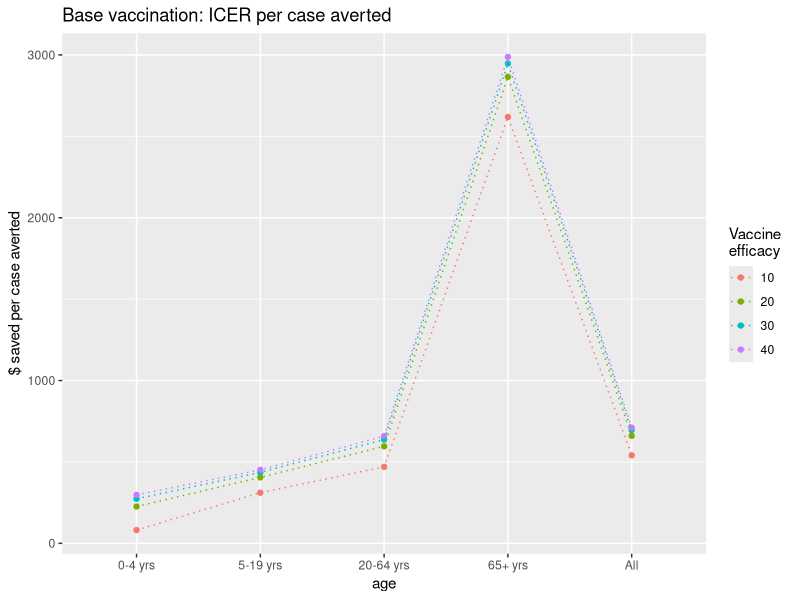
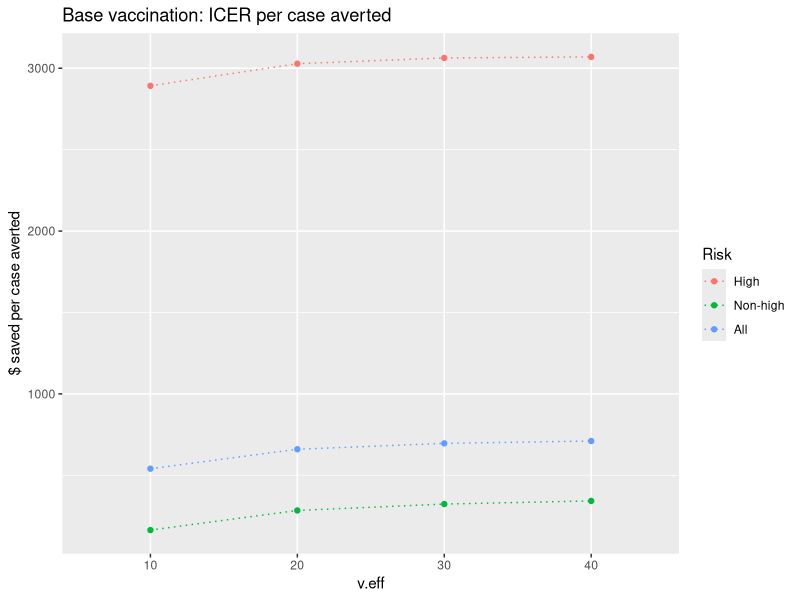
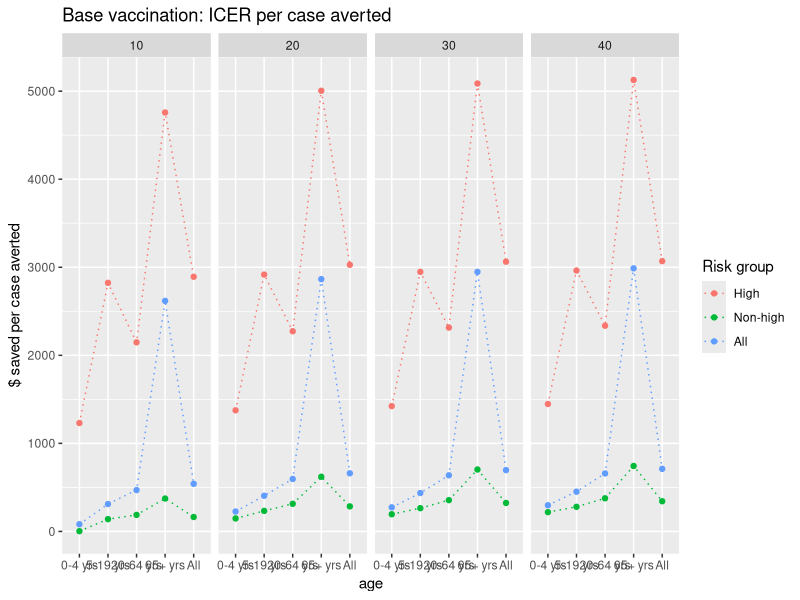
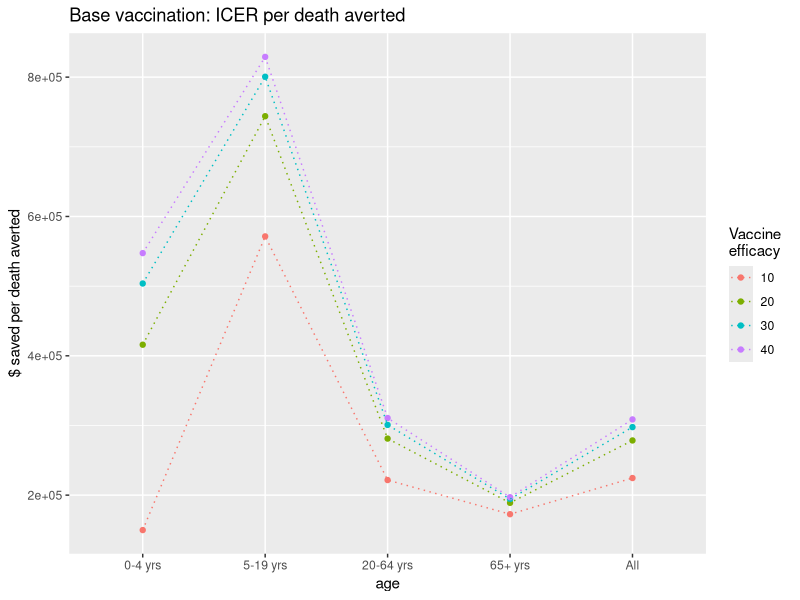
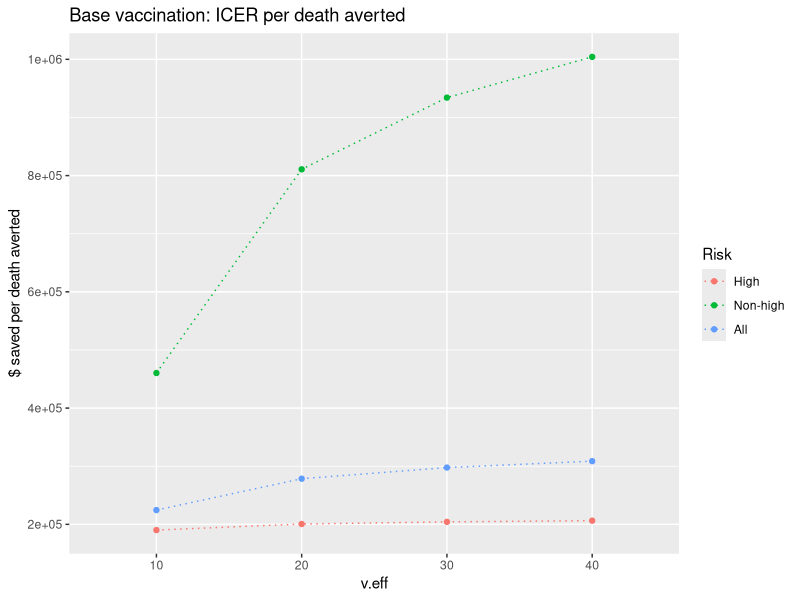
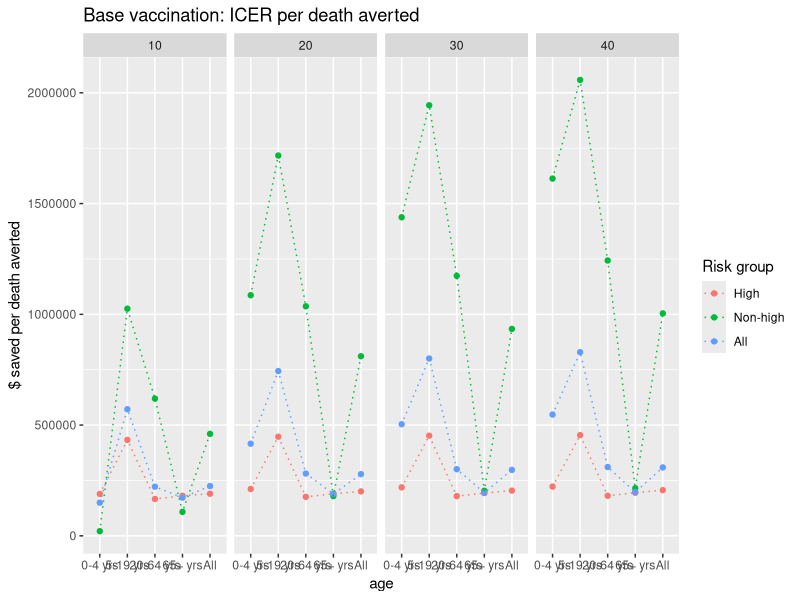
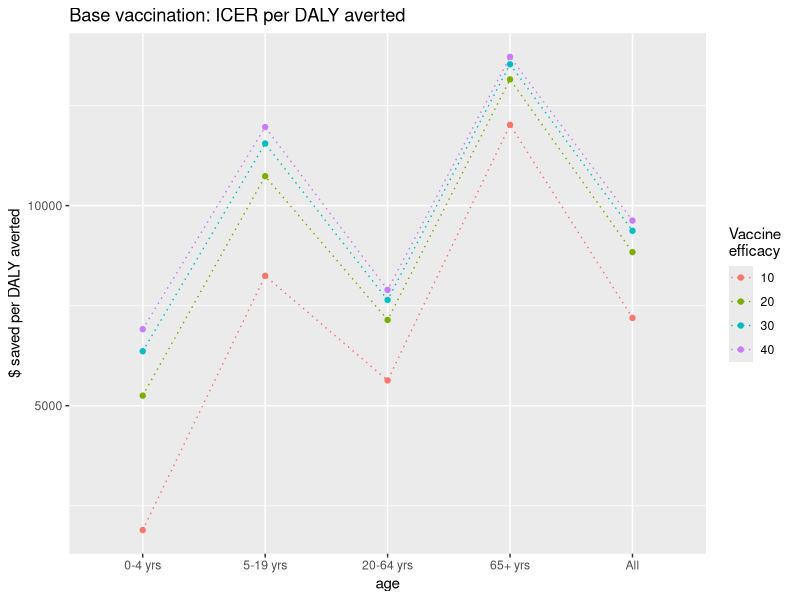
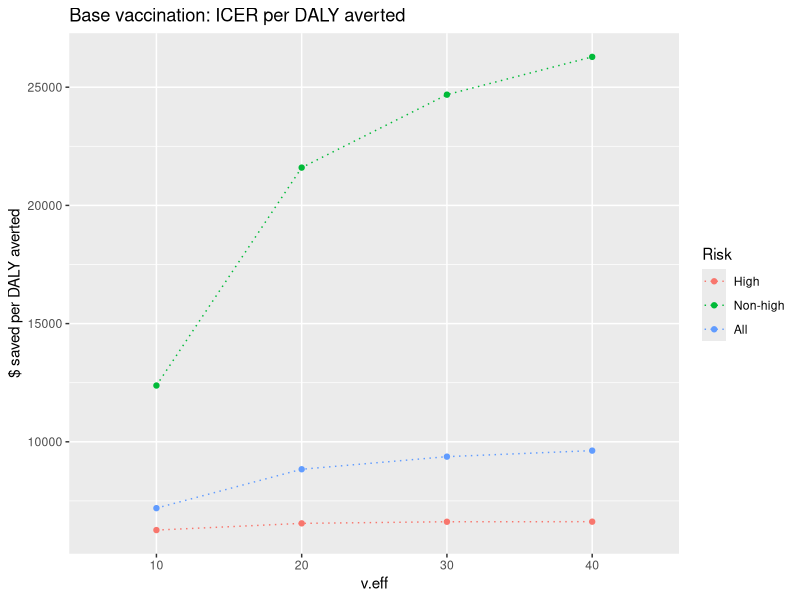

The R source for these figures, in order:
## ---- chunk 1
knitr::opts_chunk$set(
	echo = TRUE,
	warning = TRUE,
	cache = TRUE,
	tidy = TRUE
)
## ---- chunk 2
rm(list = ls(all.names = TRUE))
library(ggplot2); library(tidyr); library(dplyr)
library(knitr); library(rmarkdown)
## ---- chunk 3
data <- read.csv("df/icer-all.csv", as.is = TRUE)
df <- data[(data$scenario!="base"),]

df$cases.averted <- as.numeric(df$cases.averted)
df$cases.averted.per100k <- as.numeric(df$cases.averted.per100k)
df$icer.case.averted <- as.numeric(df$icer.case.averted)
df$deaths.averted <- as.numeric(df$deaths.averted)
df$deaths.averted.per100k <- as.numeric(df$ deaths.averted.per100k)
df$icer.death.averted <- as.numeric(df$icer.death.averted)
df$dalys <- as.numeric(df$dalys)
df$dalys.per100k <- as.numeric(df$dalys.per100k)
df$dalys.averted <- as.numeric(df$dalys.averted)
df$dalys.averted.per100k <- as.numeric(df$dalys.averted.per100k)
df$icer.daly.averted <- as.numeric(df$icer.daly.averted)
## ---- chunk 4
# subset relevant efficacies
df2 <- df[!(df$scenario == 'vaxbase' & df$v.eff %in% c(50, 60)),]
#table(df2$v.eff, useNA = 'always')

df3 <- df2[!(df2$scenario == 'vax70' & df2$v.eff %in% c(30,40)), ]
#table(df3$scenario, df3$v.eff, useNA = 'always')

# factors
df3$age <- factor(df3$age, levels = c("0-4 yrs", "5-19 yrs", "20-64 yrs", "65+ yrs", "All"))
df3$risk <- factor(df3$risk, levels = c("High", "Non-high", "All"))
df3$scenario <- factor(df3$scenario, levels = c("vaxbase", "vax70"))
df3$v.eff <- factor(df3$v.eff)
## ---- chunk 5
# subset scenario
df_base <- df3[(df3$scenario == 'vaxbase'),]
df_vax70 <- df3[(df3$scenario == 'vax70'),]

# age groups
age_df_base <- df_base[(df_base$risk == "All"),]
age_df_vax70 <- df_vax70[(df_vax70$risk == "All"),]

# risk groups
risk_df_base <- df_base[!(df_base$age == 'All'),]
risk_df_vax70 <- df_vax70[!(df_vax70$age == 'All'),]
## ---- chunk 6
# icer per case averted
ggplot(age_df_base, aes(x = age, y = icer.case.averted, color = v.eff, group = v.eff)) +
  geom_point() + geom_line(linetype = "dotted") + labs(color = "Vaccine \nefficacy") +
  ylab("$ saved per case averted") + ggtitle("Base vaccination: ICER per case averted")
ggplot(df_base[(df_base$age=="All"),], aes(x = v.eff, y = icer.case.averted, group = risk, color = risk)) +
  geom_point() + geom_line(linetype = "dotted") + labs(color = "Risk") +
  ylab("$ saved per case averted") + ggtitle("Base vaccination: ICER per case averted")
ggplot(df_base, aes(x = age, y = icer.case.averted, group = risk, color = risk)) +
  geom_point() + geom_line(linetype = "dotted") + labs(color = "Risk group") + 
  ylab("$ saved per case averted") + ggtitle("Base vaccination: ICER per case averted") + facet_grid(~ v.eff)

# icer per death averted
ggplot(age_df_base, aes(x = age, y = icer.death.averted, color = v.eff, group = v.eff)) +
  geom_point() + geom_line(linetype = "dotted") + labs(color = "Vaccine \nefficacy") + 
  ylab("$ saved per death averted") + ggtitle("Base vaccination: ICER per death averted")
ggplot(df_base[(df_base$age=="All"),], aes(x = v.eff, y = icer.death.averted, group = risk, color = risk)) +
  geom_point() + geom_line(linetype = "dotted") + labs(color = "Risk") +
  ylab("$ saved per death averted") + ggtitle("Base vaccination: ICER per death averted")
ggplot(df_base, aes(x = age, y = icer.death.averted, group = risk, color = risk)) +
  geom_point() + geom_line(linetype = "dotted") + labs(color = "Risk group") + 
  ylab("$ saved per death averted") + ggtitle("Base vaccination: ICER per death averted") + facet_grid(~ v.eff)

# icer per daly averted
ggplot(age_df_base, aes(x = age, y = icer.daly.averted, color = v.eff, group = v.eff)) +
  geom_point() + geom_line(linetype = "dotted") + labs(color = "Vaccine \nefficacy") + 
  ylab("$ saved per DALY averted") + ggtitle("Base vaccination: ICER per DALY averted")
ggplot(df_base[(df_base$age=="All"),], aes(x = v.eff, y = icer.daly.averted, group = risk, color = risk)) +
  geom_point() + geom_line(linetype = "dotted") + labs(color = "Risk") +
  ylab("$ saved per DALY averted") + ggtitle("Base vaccination: ICER per DALY averted")
ggplot(df_base, aes(x = age, y = icer.daly.averted, group = risk, color = risk)) +
  geom_point() + geom_line(linetype = "dotted") + labs(color = "Risk group") + 
  ylab("$ saved per DALY averted") + ggtitle("Base vaccination: ICER per DALY averted") + facet_grid(~ v.eff)
## ---- chunk 7
# age
g1 <- ggplot(age_df_base, aes(x = age, group = v.eff, color = v.eff)) +
  geom_point() + geom_line(linetype = "dotted") + labs(x = "Age group", color = "Vaccine \nefficacy")
# risk
g2 <- ggplot(df_base[(df_base$age=="All"),], aes(x = v.eff, group = risk, color = risk)) +
  geom_point() + geom_line(linetype = "dotted") + labs(x = "Vaccine efficacy", color = "Risk group")

g3 <- ggplot(risk_df_base, aes(x = age, group = risk, color = risk)) +
  geom_point() + geom_line(linetype = "dotted") + labs(x = "Age group", color = "Risk group") +
  facet_grid(~ v.eff)
## ---- chunk 8
# age groups
g1 + aes(y = cases) + labs(y = "Cases", title = "Base vaccination: Cases")
g1 + aes(y = cases.per100k) + labs(y = "Cases per 100k", title = "Base vaccination: Cases per 100k")
g1 + aes(y = cases.averted) + labs(y = "Cases averted", title = "Base vaccination: Cases averted")
g1 + aes(y = cases.averted.per100k) + labs(y = "Cases averted per 100k", title = "Base vaccination: Cases averted per 100k")

# risk groups
g2 + aes(y = cases) + labs(y = "Cases", title = "Base vaccination: Cases")
g2 + aes(y = cases.per100k) + labs(y = "Cases per 100k", title = "Base vaccination: Cases per 100k")
g2 + aes(y = cases.averted) + labs(y = "Cases averted", title = "Base vaccination: Cases averted")
g2 + aes(y = cases.averted.per100k) + labs(y = "Cases averted per 100k", title = "Base vaccination: Cases averted per 100k")

g3 + aes(y = cases) + labs(y = "Cases", title = "Base vaccination: Cases")
g3 + aes(y = cases.per100k) + labs(y = "Cases per 100k", title = "Base vaccination: Cases per 100k")
g3 + aes(y = cases.averted) + labs(y = "Cases averted", title = "Base vaccination: Cases averted")
g3 + aes(y = cases.averted.per100k) + labs(y = "Cases averted per 100k", title = "Base vaccination: Cases averted per 100k")
## ---- chunk 9
# age groups
g1 + aes(y = deaths) + labs(y = "Deaths", title = "Base vaccination: Deaths")
g1 + aes(y = deaths.per100k) + labs(y = "Deaths per 100k", title = "Base vaccination: Deaths per 100k")
g1 + aes(y = deaths.averted) + labs(y = "Deaths averted", title = "Base vaccination: Deaths averted")
g1 + aes(y = deaths.averted.per100k) + labs(y = "Deaths averted per 100k", title = "Base vaccination: Deaths averted per 100k")

# risk groups
g2 + aes(y = deaths) + labs(y = "Deaths", title = "Base vaccination: Deaths")
g2 + aes(y = deaths.per100k) + labs(y = "Deaths per 100k", title = "Base vaccination: Deaths per 100k")
g2 + aes(y = deaths.averted) + labs(y = "Deaths averted", title = "Base vaccination: Deaths averted")
g2 + aes(y = deaths.averted.per100k) + labs(y = "Deaths averted per 100k", title = "Base vaccination: Deaths averted per 100k")

g3 + aes(y = deaths) + labs(y = "Deaths", title = "Base vaccination: Deaths")
g3 + aes(y = deaths.per100k) + labs(y = "Deaths per 100k", title = "Base vaccination: Deaths per 100k")
g3 + aes(y = deaths.averted) + labs(y = "Deaths averted", title = "Base vaccination: Deaths averted")
g3 + aes(y = deaths.averted.per100k) + labs(y = "Deaths averted per 100k", title = "Base vaccination: Deaths averted per 100k")
## ---- chunk 10
# age groups
g1 + aes(y = dalys) + labs(y = "DALYs", title = "Base vaccination: DALYs")
g1 + aes(y = dalys.per100k) + labs(y = "DALYs per 100k", title = "Base vaccination: DALYs per 100k")
g1 + aes(y = dalys.averted) + labs(y = "DALYs averted", title = "Base vaccination: DALYs averted")
g1 + aes(y = dalys.averted.per100k) + labs(y = "DALYs averted per 100k", title = "Base vaccination: DALYs averted per 100k")
# risk groups
g2 + aes(y = dalys) + labs(y = "DALYs", title = "Base vaccination: DALYs")
g2 + aes(y = dalys.per100k) + labs(y = "DALYs per 100k", title = "Base vaccination: DALYs per 100k")
g2 + aes(y = dalys.averted) + labs(y = "DALYs averted", title = "Base vaccination: DALYs averted")
g2 + aes(y = dalys.averted.per100k) + labs(y = "DALYs averted per 100k", title = "Base vaccination: DALYs averted per 100k")

g3 + aes(y = dalys) + labs(y = "DALYs", title = "Base vaccination: DALYs")
g3 + aes(y = dalys.per100k) + labs(y = "DALYs per 100k", title = "Base vaccination: DALYs per 100k")
g3 + aes(y = dalys.averted) + labs(y = "DALYs averted", title = "Base vaccination: DALYs averted")
g3 + aes(y = dalys.averted.per100k) + labs(y = "DALYs averted per 100k", title = "Base vaccination: DALYs averted per 100k")
## ---- chunk 11
## Figure. 70% Vaccination: ICERs.
g <- ggplot(df_vax70[(df_vax70$age=="All"),])
t1 <- labs(y = "$ saved per case averted", title = "70% vaccination: ICER per case averted")
t2 <- labs(y = "$ saved per death averted", title = "70% vaccination:ICER per death averted")
t3 <- labs(y = "$ saved per DALY averted", title = "70% vaccination: ICER per DALY averted")

# icer per case averted
ggplot(age_df_vax70, aes(x = age, y = icer.case.averted, color = v.eff, group = v.eff)) +
  geom_point() + geom_line(linetype = "dotted") + labs(color = "Vaccine \nefficacy") + t1
g + aes(x = v.eff, y = icer.case.averted, group = risk, color = risk) + 
  geom_point() + geom_line(linetype = "dotted") + t1

# icer per death averted
ggplot(age_df_vax70, aes(x = age, y = icer.death.averted, color = v.eff, group = v.eff)) +
  geom_point() + geom_line(linetype = "dotted") + labs(color = "Vaccine \nefficacy") + t2
g + aes(x = v.eff, y = icer.death.averted, group = risk, color = risk) + 
  geom_point() + geom_line(linetype = "dotted") + t2

# icer per daly averted
ggplot(age_df_vax70, aes(x = age, y = icer.daly.averted, color = v.eff, group = v.eff)) +
  geom_point() + geom_line(linetype = "dotted") + labs(color = "Vaccine \nefficacy") + t3
g + aes(x = v.eff, y = icer.daly.averted, group = risk, color = risk) + 
  geom_point() + geom_line(linetype = "dotted") + t3
## ---- chunk 12
# age
h1 <- ggplot(age_df_vax70, aes(x = age, group = v.eff, color = v.eff)) +
  geom_point() + geom_line(linetype = "dotted") + labs(x = "Age group", color = "Vaccine \nefficacy")
# risk
h2 <- ggplot(df_vax70[(df_vax70$age=="All"),], aes(x = v.eff, group = risk, color = risk)) +
  geom_point() + geom_line(linetype = "dotted") + labs(x = "Vaccine efficacy", color = "Risk group")

h3 <- ggplot(risk_df_vax70, aes(x = age, group = risk, color = risk)) +
  geom_point() + geom_line(linetype = "dotted") + labs(x = "Age group", color = "Risk group") +
  facet_grid(~ v.eff)
## ---- chunk 13
# age groups
h1 + aes(y = cases) + labs(y = "Cases", title = "70% vaccination: Cases")
h1 + aes(y = cases.per100k) + labs(y = "Cases per 100k", title = "70% vaccination: Cases per 100k")
h1 + aes(y = cases.averted) + labs(y = "Cases averted", title = "70% vaccination: Cases averted")
h1 + aes(y = cases.averted.per100k) + labs(y = "Cases averted per 100k", title = "70% vaccination: Cases averted per 100k")

# risk groups
h2 + aes(y = cases) + labs(y = "Cases", title = "70% vaccination: Cases")
h2 + aes(y = cases.per100k) + labs(y = "Cases per 100k", title = "70% vaccination: Cases per 100k")
h2 + aes(y = cases.averted) + labs(y = "Cases averted", title = "70% vaccination: Cases averted")
h2 + aes(y = cases.averted.per100k) + labs(y = "Cases averted per 100k", title = "70% vaccination: Cases averted per 100k")

h3 + aes(y = cases) + labs(y = "Cases", title = "70% vaccination: Cases")
h3 + aes(y = cases.per100k) + labs(y = "Cases per 100k", title = "70% vaccination: Cases per 100k")
h3 + aes(y = cases.averted) + labs(y = "Cases averted", title = "70% vaccination: Cases averted")
h3 + aes(y = cases.averted.per100k) + labs(y = "Cases averted per 100k", title = "70% vaccination: Cases averted per 100k")
## ---- chunk 14
# age groups
h1 + aes(y = deaths) + labs(y = "Deaths", title = "70% vaccination: Deaths")
h1 + aes(y = deaths.per100k) + labs(y = "Deaths per 100k", title = "70% vaccination: Deaths per 100k")
h1 + aes(y = deaths.averted) + labs(y = "Deaths averted", title = "70% vaccination: Deaths averted")
h1 + aes(y = deaths.averted.per100k) + labs(y = "Deaths averted per 100k", title = "70% vaccination: Deaths averted per 100k")

# risk groups
h2 + aes(y = deaths) + labs(y = "Deaths", title = "70% vaccination: Deaths")
h2 + aes(y = deaths.per100k) + labs(y = "Deaths per 100k", title = "70% vaccination: Deaths per 100k")
h2 + aes(y = deaths.averted) + labs(y = "Deaths averted", title = "70% vaccination: Deaths averted")
h2 + aes(y = deaths.averted.per100k) + labs(y = "Deaths averted per 100k", title = "70% vaccination: Deaths averted per 100k")

h3 + aes(y = deaths) + labs(y = "Deaths", title = "70% vaccination: Deaths")
h3 + aes(y = deaths.per100k) + labs(y = "Deaths per 100k", title = "70% vaccination: Deaths per 100k")
h3 + aes(y = deaths.averted) + labs(y = "Deaths averted", title = "70% vaccination: Deaths averted")
h3 + aes(y = deaths.averted.per100k) + labs(y = "Deaths averted per 100k", title = "70% vaccination: Deaths averted per 100k")
## ---- chunk 15
# age groups
h1 + aes(y = dalys) + labs(y = "DALYs", title = "70% vaccination: DALYs")
h1 + aes(y = dalys.per100k) + labs(y = "DALYs per 100k", title = "70% vaccination: DALYs per 100k")
h1 + aes(y = dalys.averted) + labs(y = "DALYs averted", title = "70% vaccination: DALYs averted")
h1 + aes(y = dalys.averted.per100k) + labs(y = "DALYs averted per 100k", title = "70% vaccination: DALYs averted per 100k")
# risk groups
h2 + aes(y = dalys) + labs(y = "DALYs", title = "70% vaccination: DALYs")
h2 + aes(y = dalys.per100k) + labs(y = "DALYs per 100k", title = "70% vaccination: DALYs per 100k")
h2 + aes(y = dalys.averted) + labs(y = "DALYs averted", title = "70% vaccination: DALYs averted")
h2 + aes(y = dalys.averted.per100k) + labs(y = "DALYs averted per 100k", title = "70% vaccination: DALYs averted per 100k")

h3 + aes(y = dalys) + labs(y = "DALYs", title = "70% vaccination: DALYs")
h3 + aes(y = dalys.per100k) + labs(y = "DALYs per 100k", title = "70% vaccination: DALYs per 100k")
h3 + aes(y = dalys.averted) + labs(y = "DALYs averted", title = "70% vaccination: DALYs averted")
h3 + aes(y = dalys.averted.per100k) + labs(y = "DALYs averted per 100k", title = "70% vaccination: DALYs averted per 100k")
